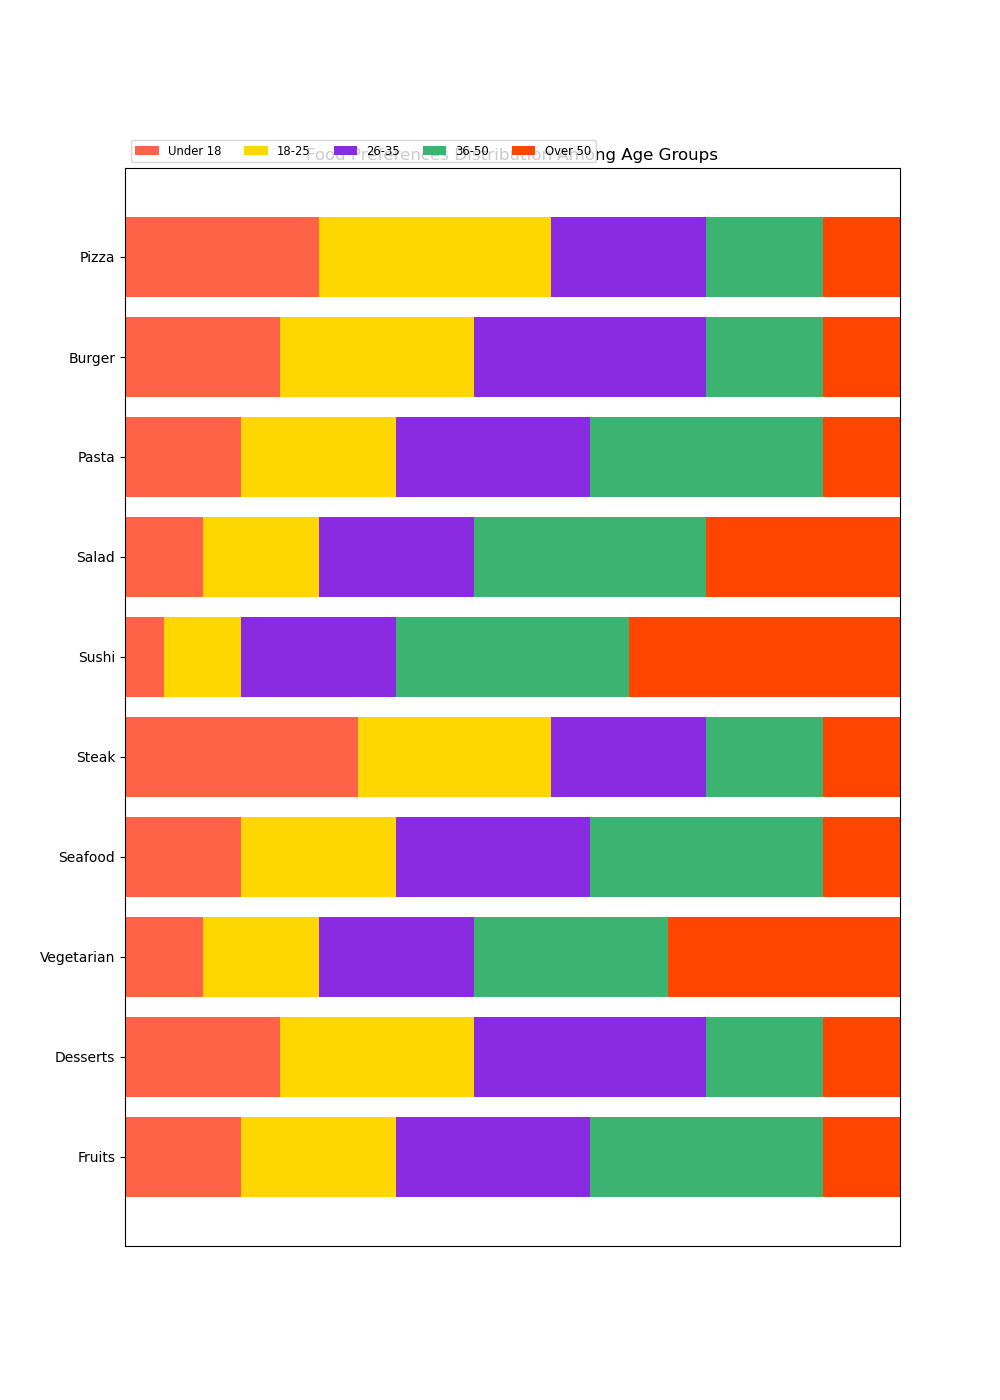

Generate this figure with Python:

import matplotlib.pyplot as plt
import numpy as np

data = np.array([
    [25, 30, 20, 15, 10],
    [20, 25, 30, 15, 10],
    [15, 20, 25, 30, 10],
    [10, 15, 20, 30, 25],
    [5, 10, 20, 30, 35],
    [30, 25, 20, 15, 10],
    [15, 20, 25, 30, 10],
    [10, 15, 20, 25, 30],
    [20, 25, 30, 15, 10],
    [15, 20, 25, 30, 10]
])

categories = ['Pizza', 'Burger', 'Pasta', 'Salad', 'Sushi', 'Steak', 'Seafood', 'Vegetarian', 'Desserts', 'Fruits']
labels = ['Under 18', '18-25', '26-35', '36-50', 'Over 50']
colors = ['#FF6347', '#FFD700', '#8A2BE2', '#3CB371', '#FF4500']

data_cum = data.cumsum(axis=1)
category_colors = plt.get_cmap('tab20b')(np.linspace(0.15, 0.85, data.shape[1]))

fig, ax = plt.subplots(figsize=(10, 14))
ax.invert_yaxis()
ax.xaxis.set_visible(False)
ax.set_xlim(0, np.sum(data, axis=1).max())

for i, (colname, color) in enumerate(zip(labels, colors)):
    widths = data[:, i]
    starts = data_cum[:, i] - widths
    ax.barh(categories, widths, left=starts, height=0.8, label=colname, color=color)

ax.legend(ncol=len(labels), bbox_to_anchor=(0, 1), loc='lower left', fontsize='small')
ax.set_title('Food Preferences Distribution Among Age Groups', loc='center')

plt.show()
